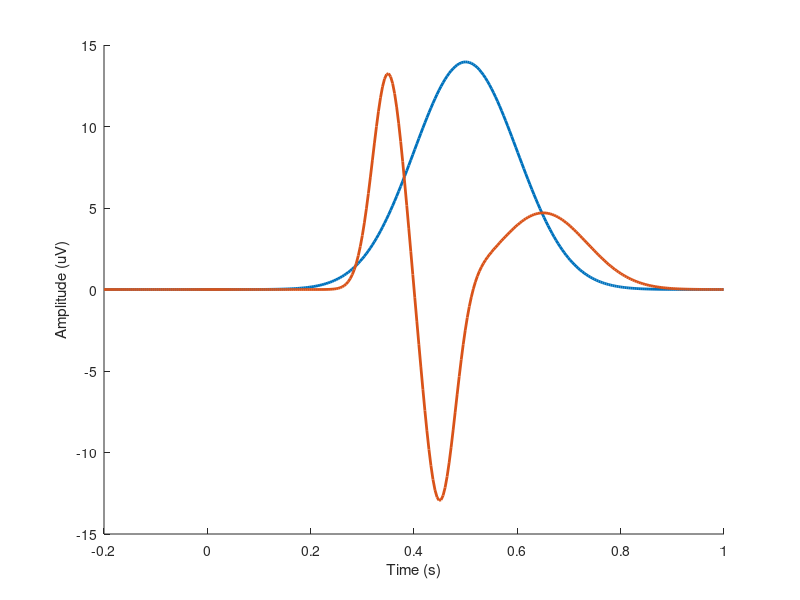

MATLAB code to generate this figure: (Note: this script raises an error after producing the figure.)
%% SIMULATE ERPS AND EXPLORE CLUSTER STATISTICS BETWEEN TWO CONDITIONS
% 
% The following code starts off with an ERP in two conditions, where it is
% slightly larger in condition 1 than 2. This simulation demonstrates a
% randomization test, correcting for multiple comparisons by using the
% largest cluster mass
% 
% Acknowledgments:
% https://www.fieldtriptoolbox.org/
% https://www.fieldtriptoolbox.org/example/use_simulated_erps_to_explore_cluster_statistics/


%% INITIALIZE
clear
close all
clc


%% CREATE SIGNATURES FOR TWO ERP

% Time vector
fs                     = 256;
ts                     = 1/fs;
tim                    = -0.2:ts:1;
Nsamples               = length(tim);

% Create ERP1
mu1                    = 0.5;
va1                    = .1^2;
erp1                   = 3.5*( 1/sqrt(2*pi*va1) ) * exp( - (1/(2*va1)) * (tim-mu1).^2) ;
% erp1                   = (1-cos(2*pi*tim))/2;

% Create ERP2
mu2                    = 0.35;
va2                    = .03^2;
erp2                   = ...
    + ( 1/sqrt(2*pi*va2) ) * exp( - (1/(2*va2)) * (tim-mu2).^2) ...
    - ( 1/sqrt(2*pi*va2) ) * exp( - (1/(2*va2)) * (tim-mu2-0.1).^2) ...
    + ( 1/sqrt(2*pi*va2*8) ) * exp( - (1/(2*va2*8)) * (tim-mu2-0.3).^2);

% Plot ERPs
figure, hold on
plot(tim, erp1, 'LineWidth',2 )
plot(tim, erp2, 'LineWidth',2)
xlabel('Time (s)')
ylabel('Amplitude (uV)')
legend('ERP1','ERP2','EdgeColor','None','Color','None')
box on, grid on
set(gca,'FontSize',12)

% Clear garbage
clear ans mu1 va1 mu2 va2 ts

%% CONSTRUCT TRIALS

% EEG for condition 1
Ntrials1               = 100;
EEG1.label             = {'Channel 1';'Channel 2'};
% EEG1.label             = {'Cz'};
EEG1.fsample           = fs;
for i=1:Ntrials1
  EEG1.time{i}         = tim;
  EEG1.trial{i}(1,:)   = 1.5*erp1 + 10*randn(size(erp1));
  EEG1.trial{i}(2,:)   = 1.6*erp2 + 10*randn(size(erp2));
end

% EEG for condition 2
Ntrials2               = 130;
EEG2.label             = {'Channel 1';'Channel 2'};
% EEG2.label             = {'Cz'};
EEG2.fsample           = fs;
for i=1:Ntrials2
  EEG2.time{i}         = tim;
  EEG2.trial{i}(1,:)   = 1.0*erp1 + 10*randn(size(erp1));
  EEG2.trial{i}(2,:)   = 1.0*erp2 + 10*randn(size(erp2));
end

% Clear garbage
clear ans tim i fs erp1 erp2

% Plot all trials
cfg                    = [];
cfg.keeptrials         = 'yes';
TLK1                   = ft_timelockanalysis(cfg, EEG1);
TLK2                   = ft_timelockanalysis(cfg, EEG2);

for ichan = 1:length(TLK1.label)
    
    figure, hold on
    
    subplot(2,1,1), hold on
    plot(TLK1.time, squeeze(TLK1.trial(:,ichan,:)), 'LineWidth', 2)
    xlabel('Time (s)')
    ylabel('Amplitude (uV)')
    title('Condition 1')
    box on, grid on
    set(gca,'FontSize',12)
    
    subplot(2,1,2), hold on
    plot(TLK2.time, squeeze(TLK2.trial(:,ichan,:)), 'LineWidth', 2)
    xlabel('Time (s)')
    ylabel('Amplitude (uV)')
    title('Condition 2')
    box on, grid on
    set(gca,'FontSize',12)
    
end
clear ans ichan TLK1 TLK2 cfg

% return

%% TIME LOCK ANALYSIS

% Compute average
cfg                    = [];
cfg.keeptrials         = 'no';
AVG1                   = ft_timelockanalysis(cfg, EEG1);
AVG2                   = ft_timelockanalysis(cfg, EEG2);

% Plot ERP
figure, hold on

subplot(2,1,1), hold on
plot(AVG1.time, AVG1.avg(1,:), 'LineWidth', 2)
plot(AVG2.time, AVG2.avg(1,:), 'LineWidth', 2)
xlabel('Time (s)')
ylabel('Amplitude (uV)')
title('ERP Channel 1')
legend('Cond1','Cond2','EdgeColor','None','Color','None')
box on, grid on
set(gca,'FontSize',12)

subplot(2,1,2), hold on
plot(AVG1.time, AVG1.avg(2,:), 'LineWidth', 2)
plot(AVG2.time, AVG2.avg(2,:), 'LineWidth', 2)
xlabel('Time (s)')
ylabel('Amplitude (uV)')
title('ERP Channel 2')
legend('Cond1','Cond2','EdgeColor','None','Color','None')
box on, grid on
set(gca,'FontSize',12)

% return

%% CALCULATE DIFFERENCE

cfg                    = [];
cfg.operation          = 'x1-x2';
cfg.parameter          = 'avg';
DIFF                   = ft_math(cfg, AVG1, AVG2);

% Plot DIFF
figure, hold on

subplot(2,1,1), hold on
plot(DIFF.time, DIFF.avg(1,:), 'LineWidth', 2)
xlabel('Time (s)')
ylabel('Amplitude (uV)')
title('ERP DIFF')
legend(DIFF.label{1},'EdgeColor','None','Color','None')
box on, grid on
set(gca,'FontSize',12)

subplot(2,1,2), hold on
plot(DIFF.time, DIFF.avg(2,:), 'LineWidth', 2)
xlabel('Time (s)')
ylabel('Amplitude (uV)')
title('ERP DIFF')
legend(DIFF.label{2},'EdgeColor','None','Color','None')
box on, grid on
set(gca,'FontSize',12)


%% STATISTICAL TEST

% Compute the variance over the individual trials
cfg                    = [];
cfg.keeptrials         = 'yes';
TLK1                   = ft_timelockanalysis(cfg, EEG1);
TLK2                   = ft_timelockanalysis(cfg, EEG2);

% Perform statistical test
cfg                    = [];
cfg.design             = [ 1*ones(1,Ntrials1) 2*ones(1,Ntrials2) ];
cfg.ivar               = 1;
cfg.method             = 'montecarlo';
cfg.statistic          = 'indepsamplesT';
cfg.correctm           = 'cluster';
cfg.numrandomization   = 2000;
cfg.neighbours         = []; % Only cluster over time, not over channels
cfg.spmversion         = 'spm12'; % the default spm8 has mex file problems on recent macOS versions
STAT                   = ft_timelockstatistics(cfg, TLK1, TLK2);


%% PLOT RESULTS STATISTICAL TEST

for ichan = 1:length(AVG1.label)
    
    figure
    
    subplot(4,1,1), hold on
    plot(AVG1.time, AVG1.avg(ichan,:), 'LineWidth', 2)
    plot(AVG2.time, AVG2.avg(ichan,:), 'LineWidth', 2)
    plot(DIFF.time, DIFF.avg(ichan,:), 'LineWidth', 2)
    box on, grid on, ylabel('uV'), title(AVG1.label{ichan})
    legend('Cond1','Cond2','Diff','EdgeColor','None','Color','None')
    set(gca,'XLim',[min(AVG1.time) max(AVG1.time)])
    
    subplot(4,1,2)
    plot(STAT.time, STAT.stat(ichan,:), 'LineWidth', 2)
    box on, grid on, ylabel('t-val')
    set(gca,'XLim',[min(AVG1.time) max(AVG1.time)])
    
    subplot(4,1,3)
    semilogy(STAT.time, STAT.prob(ichan,:), 'LineWidth', 2)
    box on, grid on, ylabel('prob'),
    set(gca,'XLim',[min(AVG1.time) max(AVG1.time)],'Ylim',[0.00001 2])
    
    subplot(4,1,4)
    plot(STAT.time, STAT.mask(ichan,:), 'LineWidth', 2)
    box on, grid on, ylabel('sig')
    set(gca,'XLim',[min(AVG1.time) max(AVG1.time)],'Ylim',[-0.1 1.1])
    
end

%% PLOT NEG AND POR CLUSTERS 

% figure
% 
% subplot(2,1,1)
% hist(STAT.negdistribution, 200)
% axis([-10 10 0 100])
% for i=1:numel(STAT.negclusters)
%   X = [STAT.negclusters(i).clusterstat STAT.negclusters(i).clusterstat];
%   Y = [0 100];
%   line(X, Y, 'color', 'r')
% end
% 
% subplot(2,1,2)
% hist(STAT.posdistribution, 200)
% axis([-10 10 0 100])
% for i=1:numel(STAT.posclusters)
%   X = [STAT.posclusters(i).clusterstat STAT.posclusters(i).clusterstat];
%   Y = [0 100];
%   line(X, Y, 'color', 'r')
% end